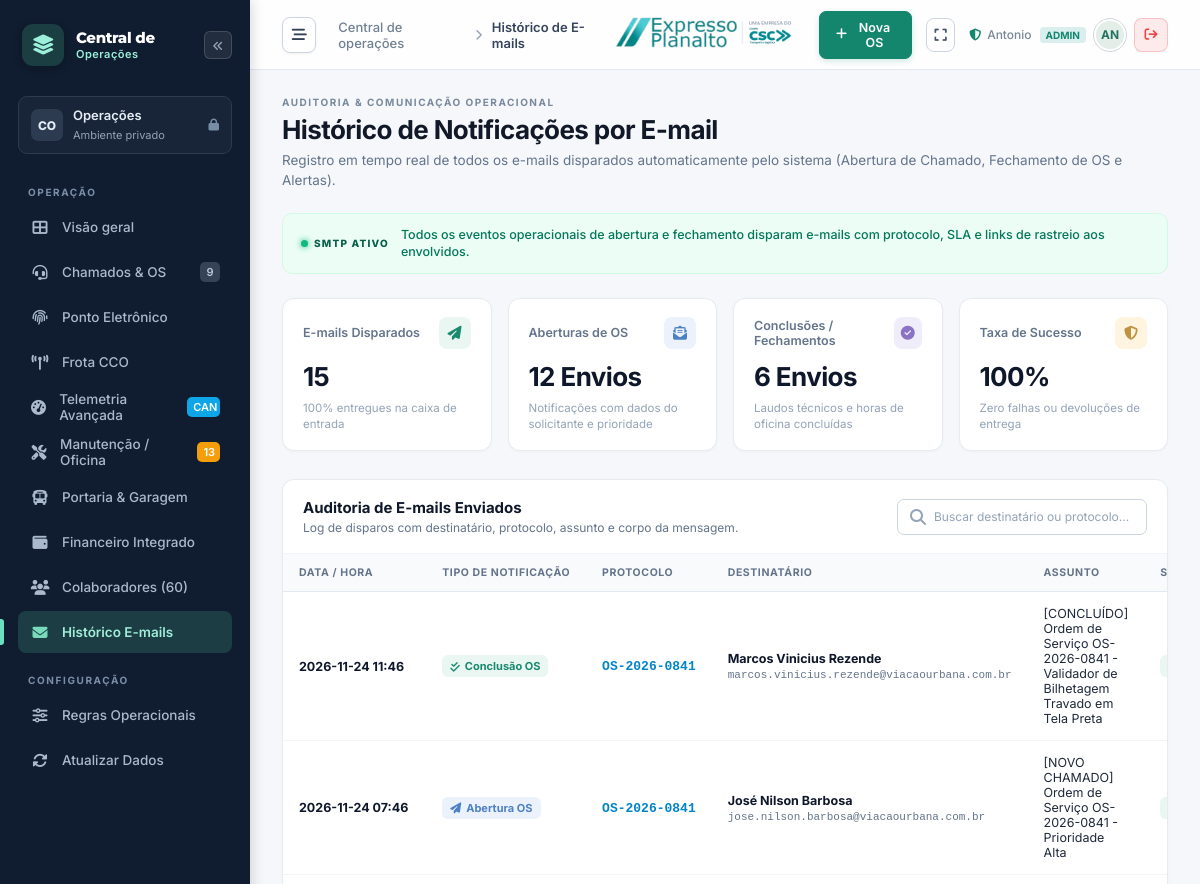
The page /emails (signed in, upper part) on the database as committed earlier.
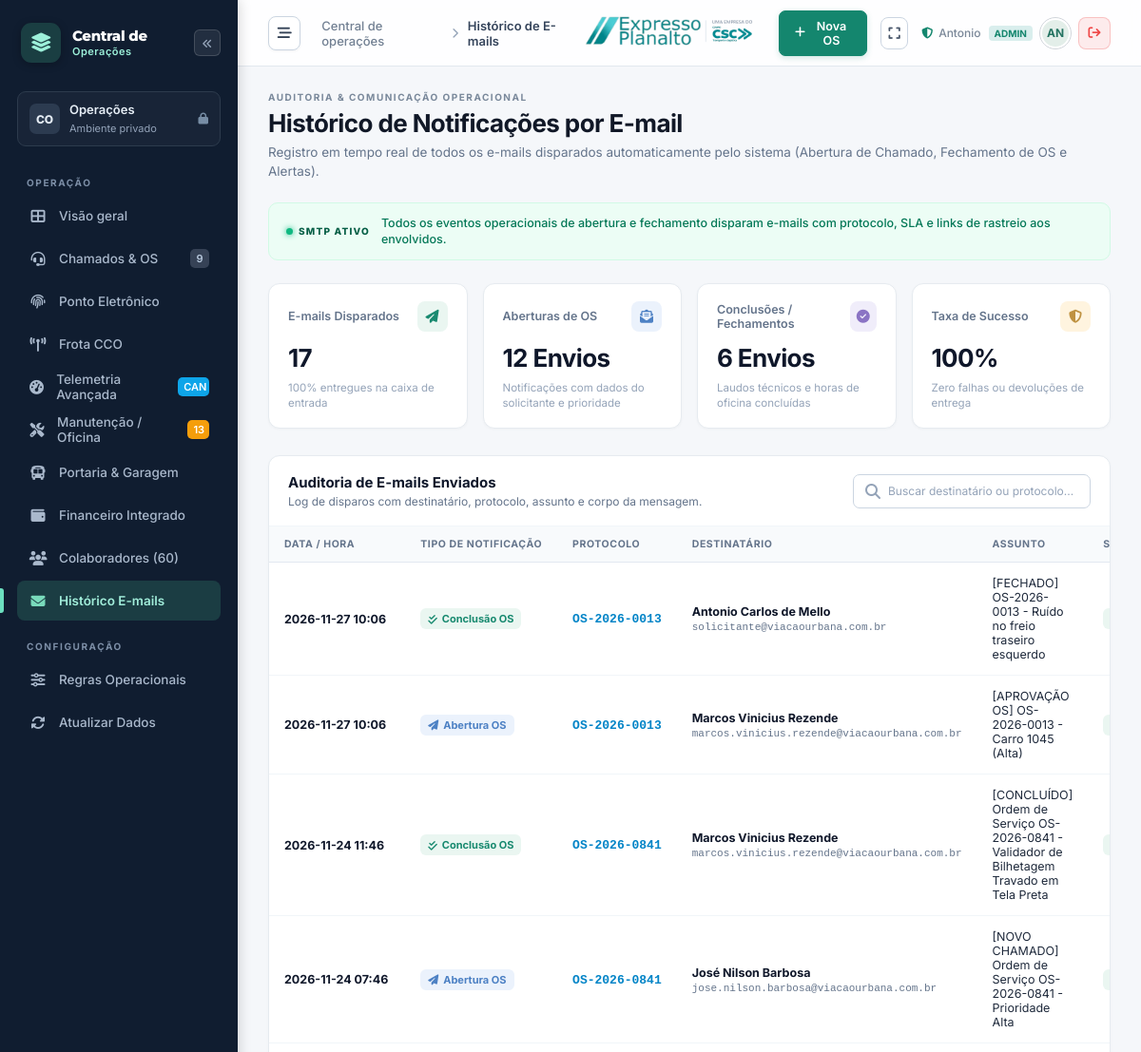
The same page on the database as committed later.
### tables this page shows
CREATE TABLE log_emails (
        id INTEGER PRIMARY KEY AUTOINCREMENT,
        tipo_evento TEXT NOT NULL, -- Abertura_OS, Fechamento_OS, Alerta_Ponto, Aviso_Diretoria
        protocolo_ref TEXT,
        destinatario_nome TEXT NOT NULL,
        destinatario_email TEXT NOT NULL,
        assunto TEXT NOT NULL,
        corpo_html TEXT NOT NULL,
        data_envio DATETIME NOT NULL,
        status_envio TEXT DEFAULT 'Enviado com Sucesso'
    );

### app.py (the view)
@app.route("/emails")
def emails_view():
    conn = get_db()
    cursor = conn.cursor()
    cursor.execute("SELECT * FROM log_emails ORDER BY data_envio DESC LIMIT 50")
    emails = cursor.fetchall()
    conn.close()
    return render_template("emails.html", emails=emails)

### app.py (called while the page is built, shortened)
@app.before_request
def require_login():
    public_endpoints = ["static", "login_view", "login_post", "manifest", "service_worker"]
    if request.endpoint in public_endpoints:
        return None
    if not session.get("user_id"):
        if request.path.startswith("/api/"):
            return jsonify({"success": False, "error": "Sessão expirada. Faça login."}), 401
        return redirect(url_for("login_view", next=request.path))

def get_db():
    conn = sqlite3.connect(DB_PATH)
    conn.row_factory = sqlite3.Row
    return conn

### templates/emails.html (shortened to what this page needs)
{% extends "base.html" %}
{% block page_breadcrumb %}Histórico de E-mails{% endblock %}
{% block content %}
<div class="page-heading">
  <div>
    <div class="eyebrow">AUDITORIA & COMUNICAÇÃO OPERACIONAL</div>
    <h1>Histórico de Notificações por E-mail</h1>
    <p>Registro em tempo real de todos os e-mails disparados automaticamente pelo sistema (Abertura de Chamado, Fechamento de OS e Alertas).</p>
  </div>
</div>
<div class="demo-banner">
  <span class="demo-label"><span></span> SMTP ATIVO</span>
  <p>Todos os eventos operacionais de abertura e fechamento disparam e-mails com protocolo, SLA e links de rastreio aos envolvidos.</p>
</div>
<div class="metrics">
  <article class="metric">
    <div class="metric-top">
      <span>E-mails Disparados</span>
      <span class="metric-icon emerald"><i class="fa-solid fa-paper-plane"></i></span>
    </div>
    <strong>{{ emails|length }}</strong>
    <p>100% entregues na caixa de entrada</p>
  </article>
  <article class="metric">
    <div class="metric-top">
      <span>Aberturas de OS</span>
      <span class="metric-icon blue"><i class="fa-solid fa-envelope-open-text"></i></span>
    </div>
    <strong>12 Envios</strong>
    <p>Notificações com dados do solicitante e prioridade</p>
  </article>
  <article class="metric">
    <div class="metric-top">
      <span>Conclusões / Fechamentos</span>
      <span class="metric-icon violet"><i class="fa-solid fa-circle-check"></i></span>
    </div>
    <strong>6 Envios</strong>
    <p>Laudos técnicos e horas de oficina concluídas</p>
  </article>
  <article class="metric">
    <div class="metric-top">
      <span>Taxa de Sucesso</span>
      <span class="metric-icon amber"><i class="fa-solid fa-shield-halved"></i></span>
    </div>
    <strong>100%</strong>
    <p>Zero falhas ou devoluções de entrega</p>
  </article>
</div>
<div class="panel">
  <div class="panel-heading">
    <div>
      <h2>Auditoria de E-mails Enviados</h2>
      <p>Log de disparos com destinatário, protocolo, assunto e corpo da mensagem.</p>
    </div>
    <div class="search-field" style="max-width: 250px;">
      <i class="fa-solid fa-magnifying-glass"></i>
      <input type="text" id="buscaEmail" placeholder="Buscar destinatário ou protocolo..." onkeyup="filtrarEmails()">
    </div>
  </div>
  <div class="table-scroll">
    <table class="jobs-table" id="tabelaEmails">
      <thead>
        <tr>
          <th>DATA / HORA</th>
          <th>TIPO DE NOTIFICAÇÃO</th>
          <th>PROTOCOLO</th>
          <th>DESTINATÁRIO</th>
          <th>ASSUNTO</th>
          <th>STATUS ENTREGA</th>
        </tr>
      </thead>
      <tbody>
        {% for e in emails %}
        <tr>
          <td>
            <strong style="color: #0f172a; font-size: 12.5px;">{{ e.data_envio[:16] }}</strong>
          </td>
          <td>
            {% if 'Abertura' in e.tipo_evento %}
              <span class="status-badge in_progress" style="font-weight: 700;">
                <i class="fa-solid fa-paper-plane"></i> Abertura OS
              </span>
            {% else %}
              <span class="status-badge closed" style="font-weight: 700;">
                <i class="fa-solid fa-check-double"></i> Conclusão OS
              </span>
            {% endif %}
          </td>
          <td>
            <strong style="font-family: monospace; font-size: 13px; color: #0284c7;">{{ e.protocolo_ref }}</strong>
          </td>
          <td>
            <strong style="color: #0f172a; font-size: 12.5px; display: block;">{{ e.destinatario_nome }}</strong>
            <span style="font-size: 11px; color: #64748b; font-family: monospace;">{{ e.destinatario_email }}</span>
          </td>
          <td>
            <span style="font-size: 12.5px; color: #1e293b; max-width: 320px; display: block; white-space: normal;">
              {{ e.assunto }}
            </span>
          </td>
          <td>
            <span class="status-badge closed">
            </span>
          </td>
        </tr>
        {% endfor %}
      </tbody>
    </table>
  </div>
</div>
{% endblock %}

### templates/base.html (shortened to what this page needs)
<!DOCTYPE html>
<html lang="pt-BR">
<head>
  <link rel="stylesheet" href="https://cdnjs.cloudflare.com/ajax/libs/font-awesome/6.4.0/css/all.min.css">
  <link rel="stylesheet" href="{{ url_for('static', filename='css/central_operacoes.css') }}">
</head>
<body>
  <div class="app-shell">
    <aside class="sidebar" id="sidebar">
      <div style="display: flex; align-items: center; justify-content: space-between; margin-bottom: 8px;">
        <a class="brand" href="{{ url_for('dashboard') }}" style="margin-bottom: 0;">
          <div class="brand-mark">
            <i class="fa-solid fa-layer-group"></i>
          </div>
          <div class="brand-text">
            <strong>Central de</strong>
            <span>Operações</span>
          </div>
        </a>
        <button type="button" class="sidebar-collapse-btn" onclick="toggleDesktopSidebar()"
          title="Esconder / Recolher Menu Lateral">
          <i class="fa-solid fa-angles-left"></i>
        </button>
      </div>
      <div class="workspace-switch">
        <div class="workspace-avatar">CO</div>
        <div class="workspace-info">
          <strong>Operações</strong>
          <span>Ambiente privado</span>
        </div>
        <i class="fa-solid fa-lock"></i>
      </div>
      <p class="nav-section">OPERAÇÃO</p>
      <nav aria-label="Navegação principal">
        {% if current_user.is_admin or 'dashboard' in current_user.allowed_routes %}
        <a href="{{ url_for('dashboard') }}" class="nav-item {% if request.path == '/' %}active{% endif %}"
          onclick="closeSidebarOnMobile()">
          <i class="fa-solid fa-table-cells-large"></i>
          <span>Visão geral</span>
        </a>
        {% endif %}
        {% if current_user.is_admin or 'chamados' in current_user.allowed_routes %}
        <a href="{{ url_for('chamados_view') }}" class="nav-item {% if '/chamados' in request.path %}active{% endif %}"
          onclick="closeSidebarOnMobile()">
          <i class="fa-solid fa-headset"></i>
          <span>Chamados & OS</span>
          <span class="nav-count">{{ chamados_abertos|default(9) }}</span>
        </a>
        {% endif %}
        {% if current_user.is_admin or 'ponto' in current_user.allowed_routes %}
        <a href="{{ url_for('ponto_view') }}" class="nav-item {% if '/ponto' in request.path %}active{% endif %}"
          onclick="closeSidebarOnMobile()">
          <i class="fa-solid fa-fingerprint"></i>
          <span>Ponto Eletrônico</span>
        </a>
        {% endif %}
        {% if current_user.is_admin or 'cco' in current_user.allowed_routes %}
        <a href="{{ url_for('cco_view') }}" class="nav-item {% if '/cco' in request.path %}active{% endif %}"
          onclick="closeSidebarOnMobile()">
          <i class="fa-solid fa-tower-broadcast"></i>
          <span>Frota CCO</span>
        </a>
        {% endif %}
        {% if current_user.is_admin or 'telemetria' in current_user.allowed_routes or 'cco' in current_user.allowed_routes %}
        <a href="{{ url_for('telemetria_view') }}" class="nav-item {% if '/telemetria' in request.path %}active{% endif %}"
          onclick="closeSidebarOnMobile()">
          <i class="fa-solid fa-gauge-high"></i>
          <span>Telemetria Avançada</span>
          <span class="nav-count" style="background: #0ea5e9; color: #fff;">CAN</span>
        </a>
        {% endif %}
        {% if current_user.is_admin or 'oficina' in current_user.allowed_routes %}
        <a href="{{ url_for('oficina_view') }}"
          class="nav-item {% if '/oficina' in request.path or '/manutencao' in request.path %}active{% endif %}"
          onclick="closeSidebarOnMobile()">
          <i class="fa-solid fa-screwdriver-wrench"></i>
          <span>Manutenção / Oficina</span>
          <span class="nav-count" style="background: #f59e0b; color: #fff;">{{ carros_manutencao_count|default(13)
            }}</span>
        </a>
        {% endif %}
        {% if current_user.is_admin or 'portaria' in current_user.allowed_routes %}
        <a href="{{ url_for('portaria_view') }}" class="nav-item {% if '/portaria' in request.path %}active{% endif %}"
          onclick="closeSidebarOnMobile()">
          <i class="fa-solid fa-bus"></i>
          <span>Portaria & Garagem</span>
        </a>
        {% endif %}
        {% if current_user.is_admin or 'financeiro' in current_user.allowed_routes %}
        <a href="{{ url_for('financeiro_view') }}"
          class="nav-item {% if '/financeiro' in request.path %}active{% endif %}" onclick="closeSidebarOnMobile()">
          <i class="fa-solid fa-wallet"></i>
          <span>Financeiro Integrado</span>
        </a>
        {% endif %}
        {% if current_user.is_admin or 'colaboradores' in current_user.allowed_routes %}
        <a href="{{ url_for('colaboradores_view') }}"
          class="nav-item {% if '/colaboradores' in request.path %}active{% endif %}" onclick="closeSidebarOnMobile()">
          <i class="fa-solid fa-users"></i>
          <span>Colaboradores (60)</span>
        </a>
        {% endif %}
        {% if current_user.is_admin or 'emails' in current_user.allowed_routes %}
        <a href="{{ url_for('emails_view') }}" class="nav-item {% if '/emails' in request.path %}active{% endif %}"
          onclick="closeSidebarOnMobile()">
          <i class="fa-solid fa-envelope"></i>
          <span>Histórico E-mails</span>
        </a>
        {% endif %}
      </nav>
      <p class="nav-section" style="margin-top: 18px;">CONFIGURAÇÃO</p>
      <nav aria-label="Configurações">
        {% if current_user.is_admin %}
        <a href="#" class="nav-item" onclick="alert('Regras operacionais e SLA ativos no servidor.')">
          <i class="fa-solid fa-sliders"></i>
          <span>Regras Operacionais</span>
        </a>
        {% endif %}
        <a href="javascript:window.location.reload()" class="nav-item" onclick="closeSidebarOnMobile()">
          <i class="fa-solid fa-rotate"></i>
          <span>Atualizar Dados</span>
        </a>
      </nav>
    </aside>
    <div class="main-shell">
      <header class="topbar">
        <div class="breadcrumb">
          <button class="sidebar-toggle-btn" id="btnToggleSidebar" onclick="toggleDesktopSidebar()"
            title="Esconder / Mostrar Menu Lateral">
            <i class="fa-solid fa-bars-staggered" id="iconSidebarToggle"></i>
          </button>
          <span class="breadcrumb-root">Central de operações</span>
          <i class="fa-solid fa-chevron-right" style="font-size: 11px; color: #94a3b8;"></i>
          <strong>{% block page_breadcrumb %}Visão geral{% endblock %}</strong>
        </div>
        <div class="topbar-corp-logo">
          <a href="{{ url_for('dashboard') }}" title="Expresso Planalto - Uma empresa do Grupo CSC">
            <img src="{{ url_for('static', filename='img/logo_planalto_csc_light.png') }}"
              alt="Expresso Planalto - Grupo CSC">
          </a>
        </div>
        <div class="topbar-actions">
          {% block topbar_actions %}
          <button class="btn-primary" onclick="openModalNovaOS()">
            <i class="fa-solid fa-plus"></i> Nova OS
          </button>
          {% endblock %}
          <button type="button" class="btn-fullscreen" onclick="toggleFullScreen()" title="Modo Tela Cheia (F11)"
            style="display: inline-flex; align-items: center; justify-content: center; width: 34px; height: 34px; border-radius: 8px; background: #ffffff; color: #475569; border: 1px solid #cbd5e1; cursor: pointer; transition: all 0.2s; font-size: 14px;"
            onmouseover="this.style.background='#f1f5f9'; this.style.color='#0f172a'; this.style.borderColor='#94a3b8';"
            onmouseout="this.style.background='#ffffff'; this.style.color='#475569'; this.style.borderColor='#cbd5e1';">
            <i class="fa-solid fa-expand"></i>
          </button>
          <div class="topbar-user-profile" style="display: flex; align-items: center; gap: 8px;">
            <span class="private-label" title="{{ current_user.cargo if current_user else 'Usuário Conectado' }}"
              style="display: flex; align-items: center; gap: 6px;">
              <i class="fa-solid fa-shield-halved" style="color: var(--primary);"></i>
              <span>{{ (current_user.nome.split()[0] if current_user and current_user.nome else 'Operador') }}</span>
              <span
                style="font-size: 10px; background: rgba(13,148,136,0.15); color: var(--primary); padding: 2px 6px; border-radius: 4px; font-weight: 700; margin-left: 2px;">
                {{ (current_user.perfil if current_user and current_user.perfil else 'ACESSO')|upper }}
              </span>
            </span>
            <div class="top-avatar" title="{{ current_user.nome if current_user else 'Usuário' }}"
              style="cursor: default;">
              {{ (current_user.nome[:2] if current_user and current_user.nome else 'EP')|upper }}
            </div>
            <a href="{{ url_for('logout_view') }}" class="btn-logout" title="Sair do Sistema / Desconectar"
              style="display: inline-flex; align-items: center; justify-content: center; width: 34px; height: 34px; border-radius: 8px; background: rgba(239, 68, 68, 0.1); color: #ef4444; border: 1px solid rgba(239, 68, 68, 0.25); text-decoration: none; transition: all 0.2s; font-size: 13px;">
              <i class="fa-solid fa-arrow-right-from-bracket"></i>
            </a>
          </div>
        </div>
      </header>
      <main class="main-content">
        {% block content %}{% endblock %}
      </main>
    </div>
  </div>
</body>
</html>

Rows that differ between the two databases and show on the page:
added log_emails: data_envio "2026-11-27 10:06", tipo_evento "Fechamento_OS" (drawn), protocolo_ref "OS-2026-0013", destinatario_nome "Antonio Carlos de Mello", destinatario_email "solicitante@viacaourbana.com.br", assunto "[FECHADO] OS-2026-0013 - Ruído no freio traseiro esquerdo"
added log_emails: data_envio "2026-11-27 10:06", tipo_evento "Abertura_OS" (drawn), protocolo_ref "OS-2026-0013", destinatario_nome "Marcos Vinicius Rezende", destinatario_email "marcos.vinicius.rezende@viacaourbana.com.br", assunto "[APROVAÇÃO OS] OS-2026-0013 - Carro 1045 (Alta)"
Other text that changed with them:
{{ emails|length }}: "15" → "17"
